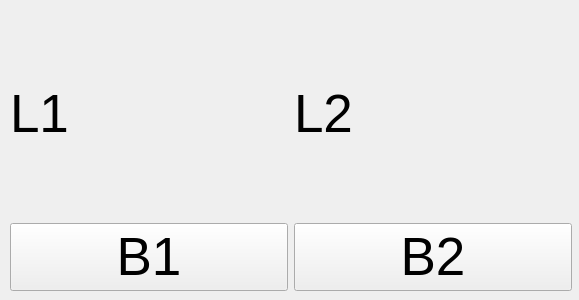
<?xml version="1.0" encoding="UTF-8"?>
<ui version="4.0">
 <class>myWidget</class>
 <widget class="QWidget" name="myWidget">
  <property name="geometry">
   <rect>
    <x>0</x>
    <y>0</y>
    <width>579</width>
    <height>300</height>
   </rect>
  </property>
  <property name="font">
   <font>
    <pointsize>40</pointsize>
   </font>
  </property>
  <property name="windowTitle">
   <string>Form</string>
  </property>
  <widget class="QWidget" name="gridLayoutWidget">
   <property name="geometry">
    <rect>
     <x>10</x>
     <y>10</y>
     <width>562</width>
     <height>281</height>
    </rect>
   </property>
   <layout class="QGridLayout" name="gridLayout">
    <item row="0" column="1">
     <widget class="QLabel" name="label2">
      <property name="text">
       <string>L2</string>
      </property>
     </widget>
    </item>
    <item row="0" column="0">
     <widget class="QLabel" name="label1">
      <property name="text">
       <string>L1</string>
      </property>
     </widget>
    </item>
    <item row="1" column="0">
     <widget class="QPushButton" name="button1">
      <property name="sizePolicy">
       <sizepolicy hsizetype="Minimum" vsizetype="Minimum">
        <horstretch>0</horstretch>
        <verstretch>0</verstretch>
       </sizepolicy>
      </property>
      <property name="text">
       <string>B1</string>
      </property>
     </widget>
    </item>
    <item row="1" column="1">
     <widget class="QPushButton" name="button2">
      <property name="text">
       <string>B2</string>
      </property>
     </widget>
    </item>
   </layout>
  </widget>
 </widget>
 <resources/>
 <connections/>
</ui>
